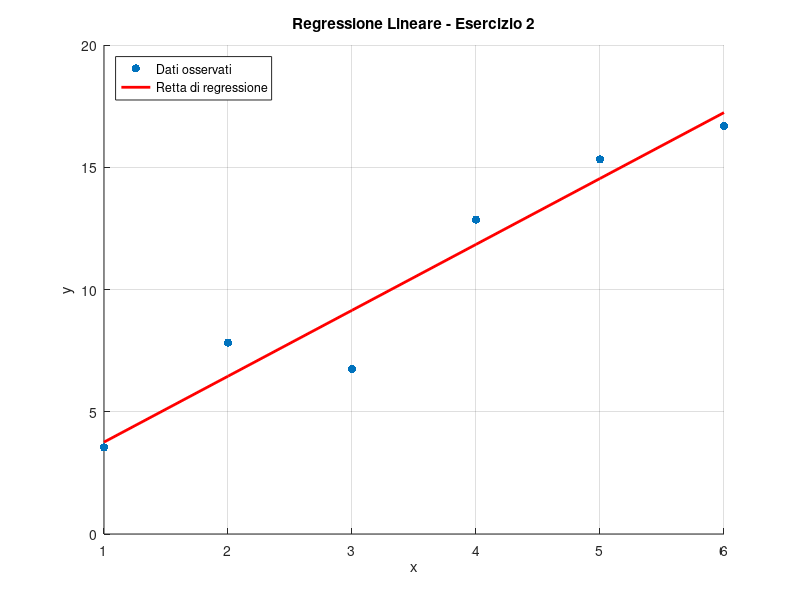

Here is the MATLAB script that generated this plot:
clear
clc
close all

% Dati dell'esercizio
x = [1; 2; 3; 4; 5; 6];      % Vettore colonna dei regressori
y = [3.54; 7.83; 6.74; 12.86; 15.32; 16.69]; % Vettore colonna target

% Diagramma i dati a disposizione
figure;
scatter(x, y, 'filled');
hold on;
title('Regressione Lineare - Esercizio 2');
xlabel('x');
ylabel('y');

%%% CAMBIAMENTO - RIMOSSA DIVISIONE TRAIN/TEST PER PICCOLO DATASET
% Utilizzo tutti i dati (N=6) senza split
X_train = x;
y_train = y;
N = length(x);
%%% FINE CAMBIAMENTO

%%% CAMBIAMENTO - CORRETTO ORDINE MATRICE PHI (prima intercetta)
PHI = [ones(N,1), X_train];  % Forma corretta: [intercetta, regressore]
%%% FINE CAMBIAMENTO

theta_ls = PHI\y_train;
y_hat = PHI*theta_ls;

% Plot della retta di regressione
plot(X_train, y_hat, 'r', 'LineWidth', 2);
legend('Dati osservati', 'Retta di regressione', 'Location', 'northwest');
grid on;
hold off;

%%% CAMBIAMENTO - METRICHE SEMPLIFICATE (solo su dataset completo)
err = y_hat - y_train;
TSS = sum((y_train - mean(y_train)).^2);
RSS = sum(err.^2);
Rsq = 1 - RSS/TSS;
MSE = RSS/N;
%%% FINE CAMBIAMENTO

%%% CAMBIAMENTO - AGGIUNTA VISUALIZZAZIONE MODELLO
fprintf('\nModello stimato: y = %.4f + %.4f*x\n', theta_ls(1), theta_ls(2));
fprintf('MSE: %.4f\n', MSE);
fprintf('R-squared: %.4f\n', Rsq);

% Visualizzazione coefficienti con più precisione
disp('Coefficienti stimati:');
disp(theta_ls');
%%% FINE CAMBIAMENTO
